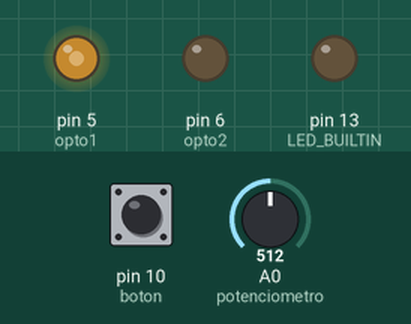
Bench run of a sketch on a simulated Arduino Uno, built with avr-gcc and run on an emulated ATmega328P. Shown: output pins drawn as LEDs (lit = HIGH). Inputs (shaded band) come from the test bench; at power-on: A0 (potenciometro) = 512, pin 10 (boton) LOW.

Above: at 1.2 s.
1.3 s: A0 (potenciometro) set to 716
At 2.5 s:
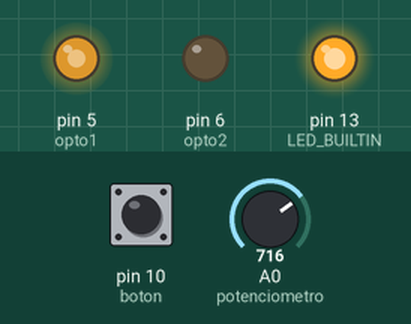
2.8 s: pin 10 (boton) pulled HIGH for 0.15 s
At 3.6 s:
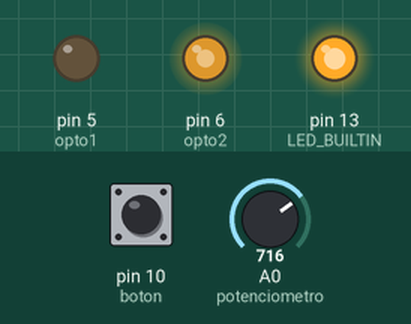
4.4 s: A0 (potenciometro) set to 900
At 4.9 s:
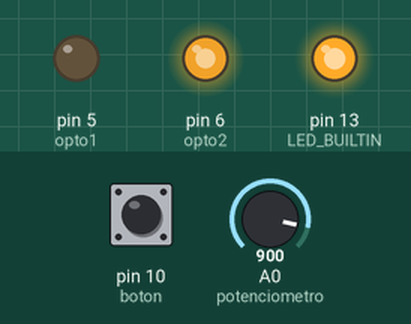
5.9 s: pin 10 (boton) pulled HIGH for 1 s
At 7.1 s:
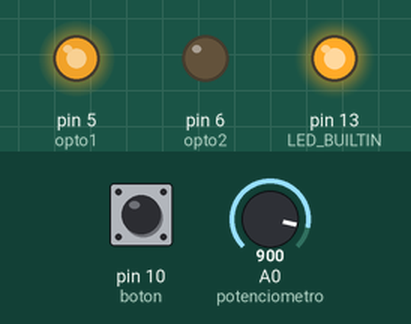
8.4 s: A0 (potenciometro) set to 122
At 9.4 s:
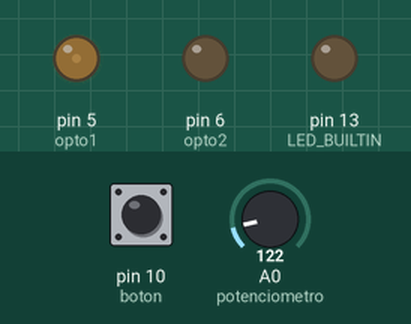
9.9 s: pin 10 (boton) pulled HIGH for 0.15 s
At 11.0 s:
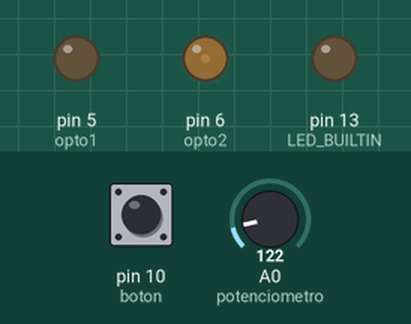
Timing chart, 0 to 12.5 s (numbered marks = the images above; inputs shaded):
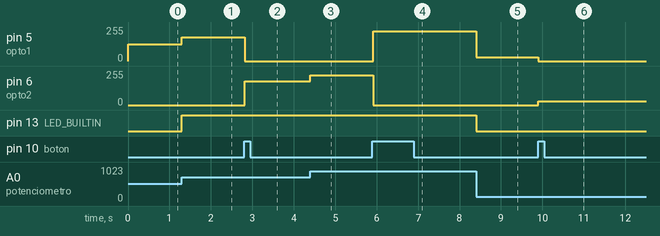

The sketch:

motor_boton.ino
```cpp
//El programa cambia la velocidad de giro del motor en función de lo que marque el potenciómetro

int potenciometro=A0; //Asignamos el poteciómetro al pin analógico A0
int boton=10;
int opto1=5;
int opto2=6;
int lectura_potenciometro=0;
int lectura_boton=0;
int lecturaprevia=0;
int velocidad=0;
int i=0;

const int derecha=0;
const int izquierda=1;
int sentido=derecha;

void setup()
{
  pinMode(potenciometro,INPUT);
  pinMode(boton,INPUT);
  pinMode(opto1,OUTPUT);
  pinMode(opto2,OUTPUT);
  Serial.begin(9600);
  pinMode(LED_BUILTIN, OUTPUT);
}

void loop()
{
  //Si pulsas botón cambias sentido
  lectura_boton=digitalRead(boton);

  if (lectura_boton==1 && lecturaprevia==0){
    if (sentido==derecha){
      sentido=izquierda;
      //digitalWrite(LED_BUILTIN, HIGH);
    }
    else{
      sentido=derecha;
      //digitalWrite(LED_BUILTIN, LOW);
    }
  }
  lecturaprevia=lectura_boton; // Para evitar varias lecturas del 1 del botón. Detecta sólo la
                               // transición de subida, no el nivel.


  for (i=0;i<100;i++){  // Para evitar los rebotes del botón
  //Leemos potenciometro
  lectura_potenciometro=analogRead(potenciometro);//Guardamos valor de potenciometro

  //Si está a 0 el potenciometro apaga el motor
  if (lectura_potenciometro==0){
    analogWrite(opto1,0);
    analogWrite(opto2,0);
  }
  //Si el potenciometro no está a 0, el motor tendrá la velocidad leída en el potenciómetro
  //y el sentido leído en el botón
  else{
    velocidad=map(lectura_potenciometro,0,1023,0,255); // Es así porque los valores qe lee
                                                       // analogRead son de 0 a 1023 pero
                                                       // analogWrite escribe de 0 a 255, por
                                                       //  eso es necesario el cambio de rango
    if (sentido==derecha){
      analogWrite(opto1,velocidad);
      analogWrite(opto2,0);
    }
    else{
      analogWrite(opto1,0);
      analogWrite(opto2,velocidad);
    }
  }
  analogWrite(LED_BUILTIN, velocidad);
 }
}
```

Measured:
- after the input at 1.3 s, pin 5 (opto1): 127/255 → 178/255 at once; pin 13 (LED_BUILTIN): LOW → HIGH at once
- after the input at 2.8 s, pin 5 (opto1): 178/255 → 0/255 at once; pin 6 (opto2): 0/255 → 178/255 at once
- after the input at 4.4 s, pin 6 (opto2): 178/255 → 224/255 at once
- after the input at 5.9 s, pin 5 (opto1): 0/255 → 224/255 at once; pin 6 (opto2): 224/255 → 0/255 at once
- after the input at 8.4 s, pin 5 (opto1): 224/255 → 30/255 at once; pin 13 (LED_BUILTIN): HIGH → LOW at once
- after the input at 9.9 s, pin 5 (opto1): 30/255 → 0/255 at once; pin 6 (opto2): 0/255 → 30/255 at once
